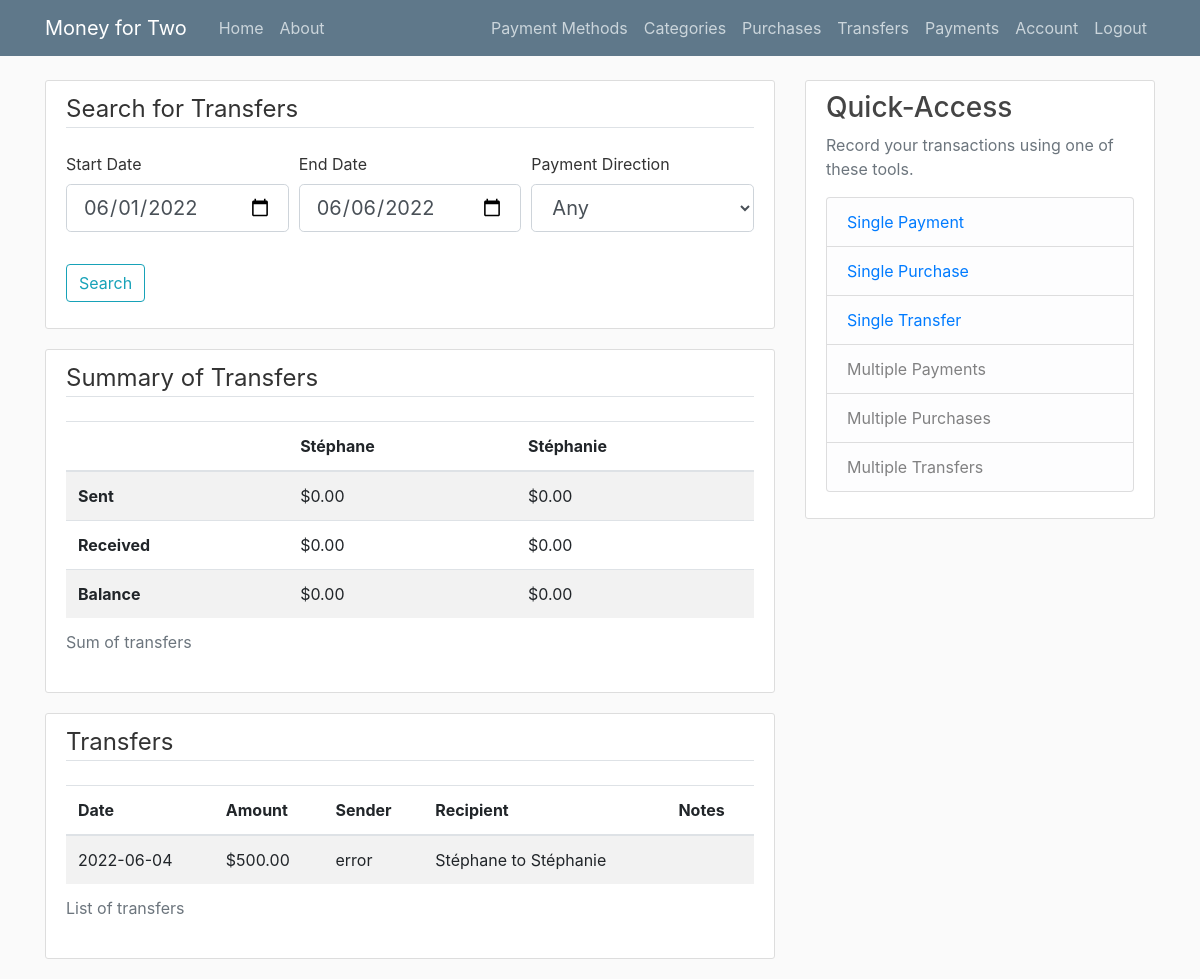
/transfers/ (signed in), run on an earlier commit of the app's database.
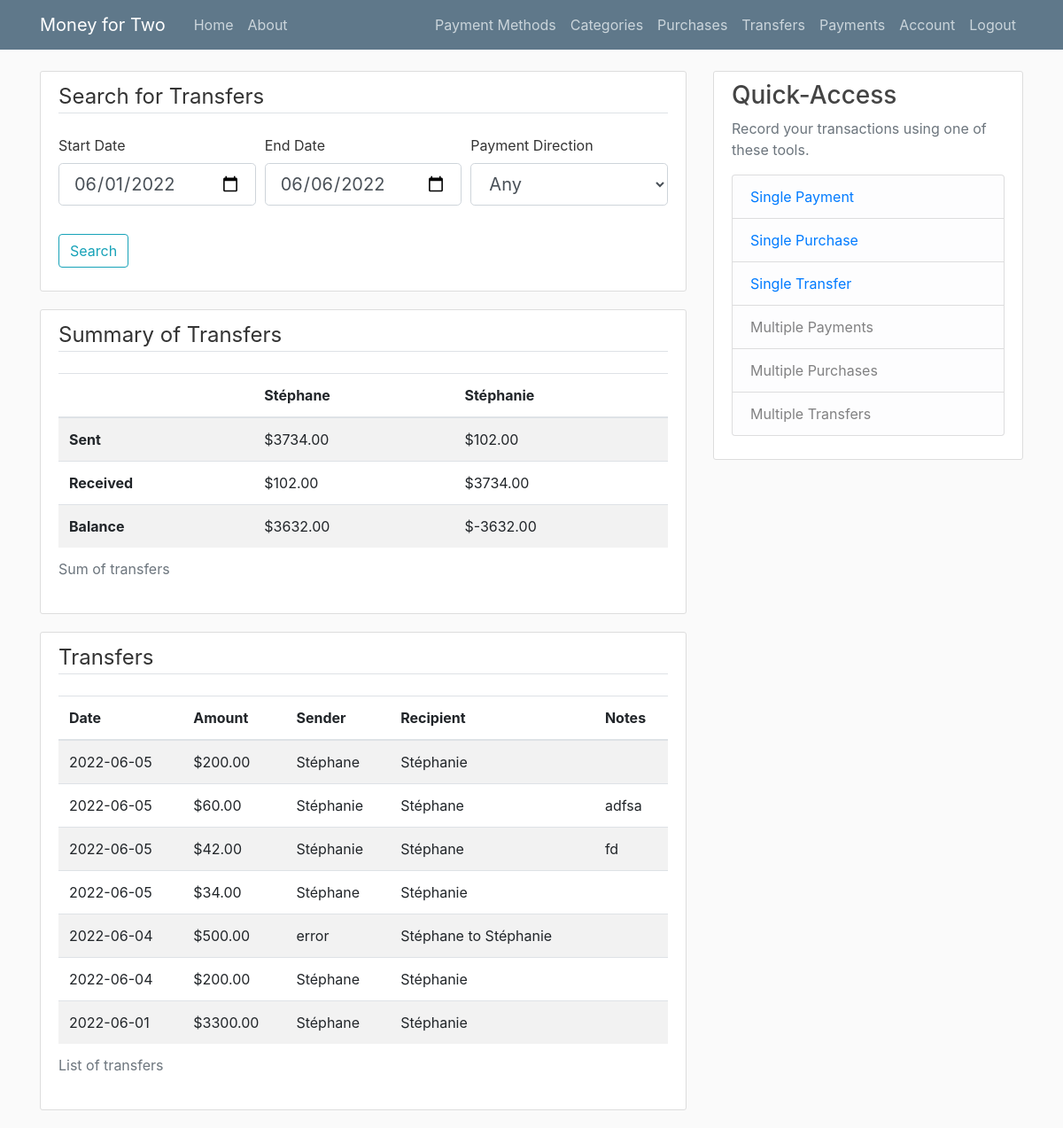
And on a later commit of the database.
### app/models.py (models this page shows, shortened)
class Transfer(db.Model):
    id = db.Column(db.Integer, primary_key=True)
    date = db.Column(db.Date,nullable=False,default=date.today)
    paid_by = db.Column(db.Integer,nullable=False)
    amount = db.Column(db.Numeric,nullable=False)
    notes = db.Column(db.String(120))
    user_id = db.Column(db.Integer, db.ForeignKey('user.id'), nullable=False)
    def __repr__(self):
        return f"Transfer('id:{self.id}','user:{self.user_id}','date:{self.date}','paid by:{self.paid_by}','amount:{self.amount}')"

class User(db.Model, UserMixin):
    id=db.Column(db.Integer,primary_key=True)
    username1 = db.Column(db.String(20), nullable=False)
    username2 = db.Column(db.String(20), nullable=False)
    email = db.Column(db.String(120), unique=True, nullable=False)
    password = db.Column(db.String(60), nullable=False)
    payments = db.relationship('Payment',backref='payer',lazy=True)
    purchases = db.relationship('Purchase',backref='purchaser',lazy=True)
    transfers = db.relationship('Transfer',backref='transferer',lazy=True)
    cards = db.relationship('Card',backref='carder',lazy=True)
    methods = db.relationship('Method',backref='methoder',lazy=True)
    categories = db.relationship('Category',backref='categoryer',lazy=True)

### app/routes.py (the view, shortened to what this page needs)
@app.route('/transfers/', methods=['GET','POST'])
def transfers():
    form = TransferQueryForm()
    form.paid_by.choices = [(3,'Any')]+[(1,f'{current_user.username1} to {current_user.username2}'),(2,f'{current_user.username2} to {current_user.username1}')]
    if not request.args: #request.method == 'GET':
        form_start=datetime.today().date().replace(day=1)
        form_end=datetime.today().date()
        form_paid_by=0
        transfers = db.session.query(Transfer).filter(and_(Transfer.user_id==current_user.id, Transfer.date>=datetime.today().date().replace(day=1))).order_by(desc(Transfer.date)).all()
        print(transfers)
        form_sum1=Transfer.query.with_entities(func.sum(Transfer.amount).label("mySum")).filter(and_(Transfer.user_id==current_user.id, Transfer.date>=datetime.today().date().replace(day=1),Transfer.paid_by==1)).first()
        form_sum2=Transfer.query.with_entities(func.sum(Transfer.amount).label("mySum")).filter(and_(Transfer.user_id==current_user.id, Transfer.date>=datetime.today().date().replace(day=1),Transfer.paid_by==2)).first()
        if form_sum1.mySum:
            form_sumpaidby1 = float(form_sum1.mySum)
        else:
            form_sumpaidby1 = 0
        if form_sum2.mySum:
            form_sumpaidby2 = float(form_sum2.mySum)
        else:
            form_sumpaidby2 = 0
        print(form_sumpaidby1)
        print(form_sumpaidby2)
    return render_template('transfers.html',title="Transfers", form=form, form_start=form_start, form_end=form_end, form_paid_by=form_paid_by, transfers=transfers, user1=current_user.username1, user2=current_user.username2, paidby1=form_sumpaidby1, paidby2=form_sumpaidby2)

### app/forms.py (shortened to what this page needs)
class TransferQueryForm(FlaskForm):
    start_date = DateField('Start Date', validators=[InputRequired()])
    end_date = DateField('End Date', validators=[InputRequired()])
    paid_by = SelectField('Payment Direction', coerce=int, validators=[DataRequired()])
    submit = SubmitField('Search')

### app/models.py (called while the page is built)
@login_manager.user_loader
def load_user(user_id):
    return User.query.get(int(user_id))

### app/templates/transfers.html (shortened to what the changed rows need)
{% extends "layout.html" %}
{% block content %}
                        {% set z = form.paid_by.process_data(form_paid_by) %}
<div class="content-section">
    <table class="table table-striped">
        <caption>Sum of transfers</caption>
        <thead>
          <tr>
            <th scope="col"> </th>
            <th scope="col">{{ user1 }}</th>
            <th scope="col">{{ user2 }}</th>
          </tr>
        </thead>
        <tbody>
            <tr>
                <th scope="row" >Sent</th>
                <td>${{ '%0.2f'| format( paidby1 |float) }}</td>
                <td>${{ '%0.2f'| format( paidby2 |float) }}</td>
            </tr>
            <tr>
                <th scope="row" >Received</th>
                <td>${{ '%0.2f'| format( paidby2 |float) }}</td>
                <td>${{ '%0.2f'| format( paidby1 |float) }}</td>
            </tr>
            <tr>
                <th scope="row" >Balance</th>
                <td>${{ '%0.2f'| format( paidby1-paidby2 |float) }}</td>
                <td>${{ '%0.2f'| format( paidby2-paidby1 |float) }}</td>
            </tr>
        </tbody>
    </table>
</div>
<div class="content-section">
    <table class="table table-striped">
        <caption>List of transfers</caption>
        <thead>
          <tr>
            <th scope="col">Date</th>
            <th scope="col">Amount</th>
            <th scope="col">Sender</th>
            <th scope="col">Recipient</th>
            <th scope="col">Notes</th>
          </tr>
        </thead>
        <tbody>
            {% for transfer in transfers %}
            <tr>
                <td>{{ transfer.date }}</td>
                <td>${{ '%0.2f'| format(transfer.amount|float) }}</td>
                {% if transfer.paid_by==1 %}
                    <td>{{ user1 }}</td>
                    <td>{{ user2 }}</td>
                {% elif transfer.paid_by==2 %}
                    <td>{{ user2 }}</td>
                    <td>{{ user1 }}</td>
                {% else %}
                    <td>error</td>
                    <td>{{ transfer.paid_by }}</td>
                {% endif %}
                <td>{{ transfer.notes }}</td>
            </tr>
            {% endfor %}
        </tbody>
    </table>
</div>
{% endblock content %}

What changed in the data, as far as the page shows it:
added Transfer: amount "200.00", {{ user1 }} "Stéphane", {{ user2 }} "Stéphanie"
added Transfer: amount "60.00", {{ user2 }} "Stéphanie", {{ user1 }} "Stéphane"
added Transfer: amount "42.00", {{ user2 }} "Stéphanie", {{ user1 }} "Stéphane"
added Transfer: amount "34.00", {{ user1 }} "Stéphane", {{ user2 }} "Stéphanie"
added Transfer: amount "200.00", {{ user1 }} "Stéphane", {{ user2 }} "Stéphanie"
added Transfer: amount "3300.00", {{ user1 }} "Stéphane", {{ user2 }} "Stéphanie"
Also different on the page:
{{ '%0.2f'| format( paidby1 |float) }}: "0.00" → "3734.00"
{{ '%0.2f'| format( paidby2 |float) }}: "0.00" → "102.00"
{{ '%0.2f'| format( paidby1-paidby2 |float) }}: "0.00" → "3632.00"
{{ '%0.2f'| format( paidby2-paidby1 |float) }}: "0.00" → "-3632.00"
